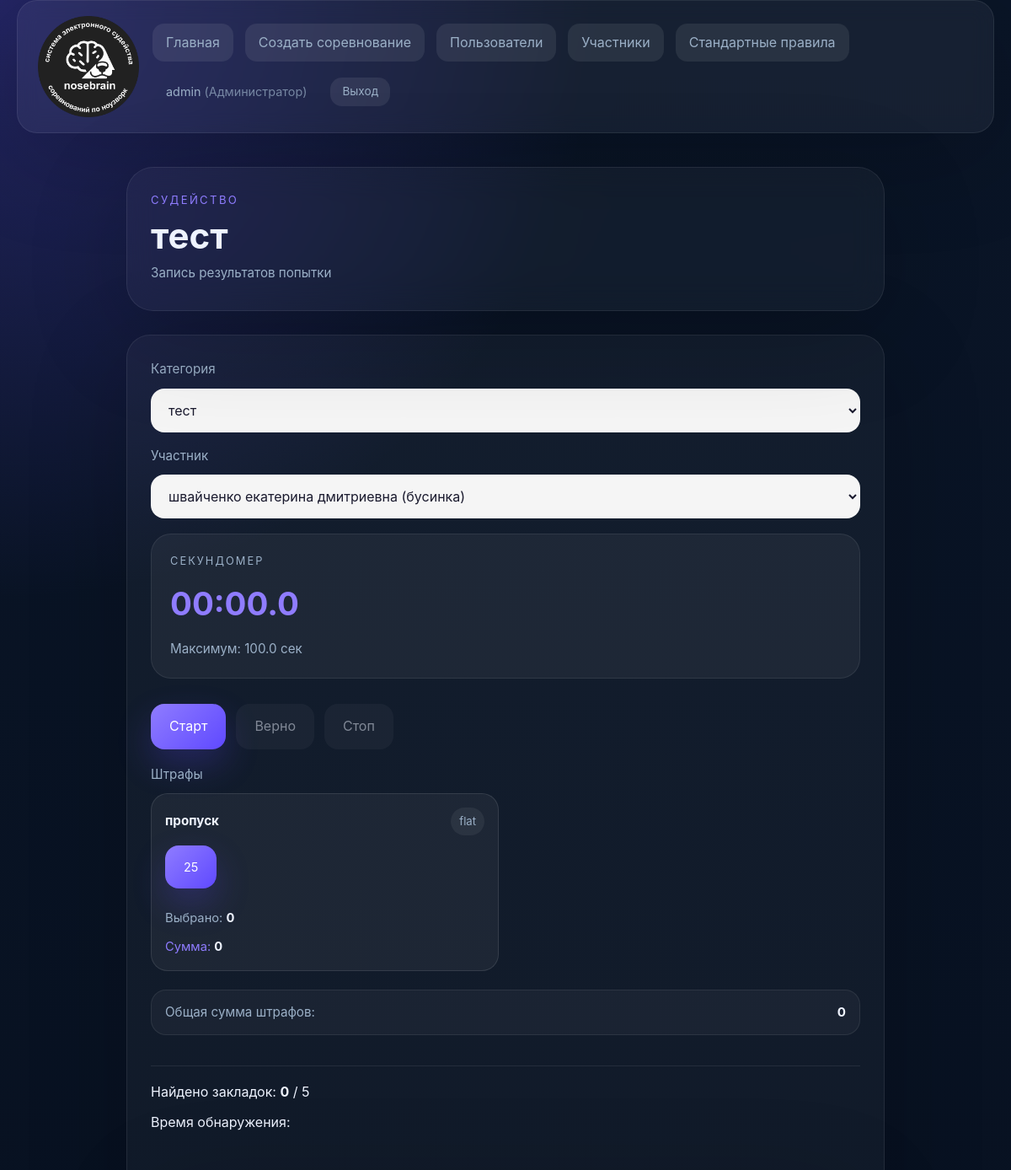
/judge.php?competition_id=13 (signed in, upper part), run on an earlier commit of the app's database.
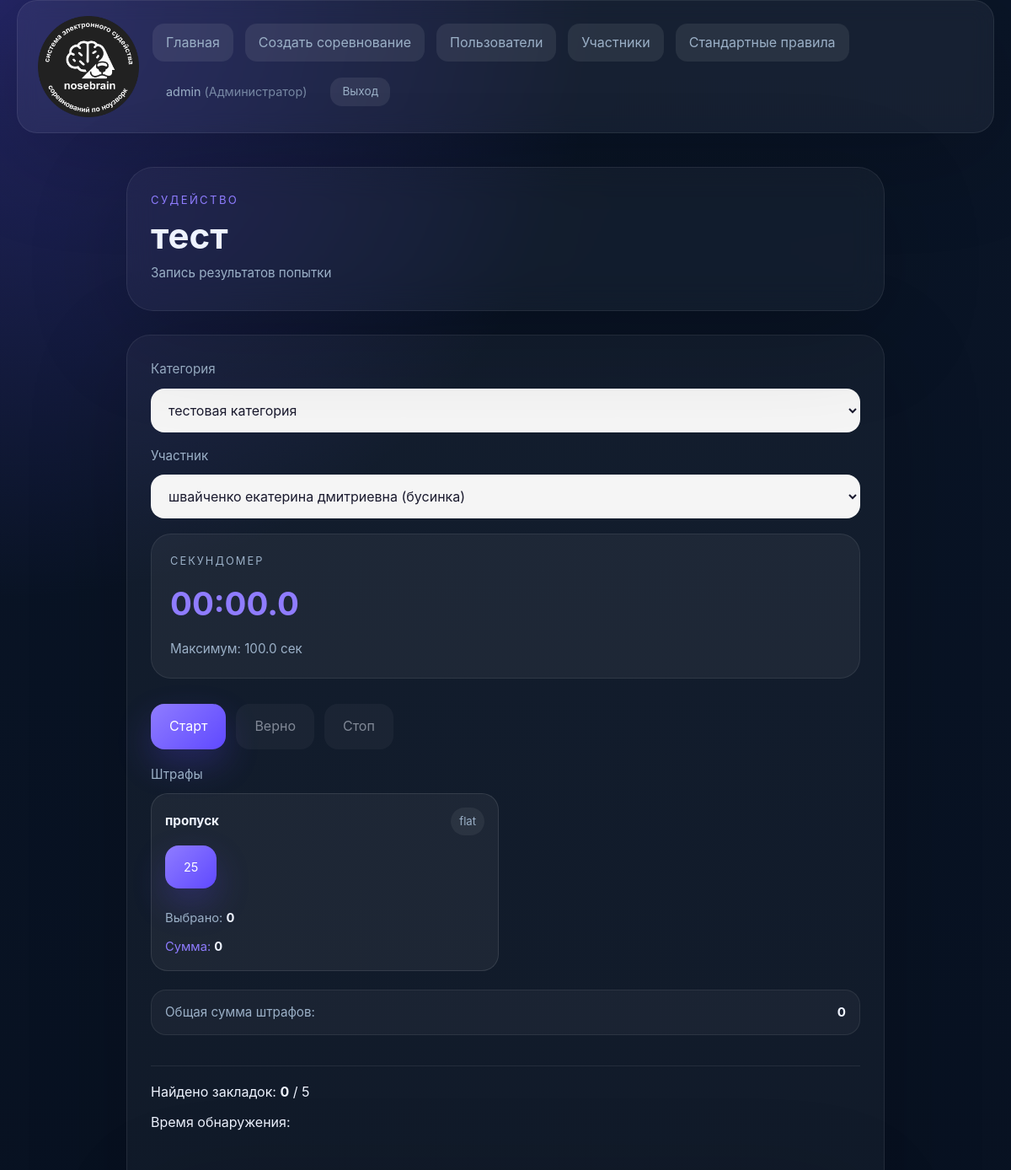
And on a later commit of the database.
### tables this page shows
CREATE TABLE categories (
                id INTEGER PRIMARY KEY AUTOINCREMENT,
                competition_id INTEGER NOT NULL,
                name TEXT NOT NULL,
                time_limit REAL NOT NULL,
                hides_count INTEGER NOT NULL,
                max_score INTEGER NOT NULL, sort_order INTEGER DEFAULT 0,
                FOREIGN KEY (competition_id) REFERENCES competitions(id)
            );

CREATE TABLE penalty_rules (
                id INTEGER PRIMARY KEY AUTOINCREMENT,
                category_id INTEGER NOT NULL,
                name TEXT NOT NULL,
                type TEXT NOT NULL,
                points TEXT NOT NULL,
                sequence_index INTEGER NOT NULL,
                FOREIGN KEY (category_id) REFERENCES categories(id)
            );

### judge.php (the view, shortened to what the changed rows need)
<?php
require_once __DIR__ . '/auth.php';
require_once __DIR__ . '/src/functions.php';
$dbManager = new DatabaseManager();
$service = new CompetitionService($dbManager);
$competitions = $service->getCompetitions();
$selectedCompetitionId = filter_input(INPUT_GET, 'competition_id', FILTER_VALIDATE_INT);
$selectedCompetitionId = $selectedCompetitionId ?: (count($competitions) ? $competitions[0]->getId() : null);
$selectedCompetition = $selectedCompetitionId ? $service->getCompetitionById($selectedCompetitionId) : null;
$categories = $selectedCompetitionId !== null ? $service->getCategoriesByCompetition($selectedCompetitionId) : [];
$selectedCategoryId = filter_input(INPUT_GET, 'category_id', FILTER_VALIDATE_INT);
$selectedCategoryId = $selectedCategoryId ?: (count($categories) ? $categories[0]->getId() : null);
$selectedCategory = $selectedCategoryId ? $service->getCategoryById($selectedCategoryId) : null;
?>
<!DOCTYPE html>
<html lang="ru">
<head>
    <link rel="stylesheet" href="style.css">
</head>
<body>
<?php
$currentPage = 'judge';
require_once __DIR__ . '/header.php';
renderHeader($currentPage);
?>
<main class="page-shell page-shell--single">
    <section class="hero hero--compact">
        <div>
            <h1 class="hero__title"><?= $selectedCompetition ? escape($selectedCompetition->getName()) : 'Соревнование' ?></h1>
        </div>
    </section>
    <section class="content-grid content-grid--single">
        <article class="panel">
            <form id="judge-form" method="post" novalidate>
                <div style="display: grid; gap: 18px;">
                    <div class="judge-selectors" style="display: grid; grid-template-columns: 1fr; gap: 16px;">
                        <div class="form-control" style="margin-bottom: 0;">
                            <label for="category_filter_inner">Категория</label>
                            <select id="category_filter_inner" name="category_id_display" required>
                                <?php foreach ($categories as $category): ?>
                                    <option value="<?= $category->getId() ?>" <?= $category->getId() === $selectedCategoryId ? 'selected' : '' ?>><?= escape($category->getName()) ?></option>
                                <?php endforeach; ?>
                            </select>
                        </div>
                    </div>
                    <div class="form-control" id="penalties-section" <?= !$selectedCategoryId ? 'style="display:none;"' : '' ?>>
                        <div id="penalty-buttons" class="penalty-grid">
                            <?php foreach ($selectedCategory->getPenaltyRules() as $rule): ?>
                                <div class="penalty-card" data-rule-id="<?= $rule->getId() ?>" data-rule-type="<?= escape($rule->getType()) ?>" data-rule-points="<?= implode(',', $rule->getPoints()) ?>">
                                    <div class="penalty-card__header">
                                        <strong><?= escape($rule->getName()) ?></strong>
                                        <span class="penalty-card__type"><?= escape($rule->getType()) ?></span>
                                    </div>
                                    <?php if ($rule->getType() === PenaltyRule::TYPE_FLAT): ?>
                                        <div class="penalty-card__actions" style="display: flex; gap: 8px; flex-wrap: wrap; margin-bottom: 12px;">
                                            <?php foreach ($rule->getPoints() as $value): ?>
                                                <button type="button" class="button penalty-flat-btn" data-rule-id="<?= $rule->getId() ?>" data-penalty-value="<?= (int)$value ?>"><?= (int)$value ?></button>
                                            <?php endforeach; ?>
                                        </div>
                                        <div class="penalty-card__info">
                                            <span class="penalty-card__selected">Выбрано: <strong>0</strong></span>
                                            <span class="penalty-card__amount">Сумма: <strong>0</strong></span>
                                        </div>
                                    <?php endif; ?>
                                </div>
                            <?php endforeach; ?>
                        </div>
                    </div>
                </div>
            </form>
        </article>
    </section>
</main>
</body>
</html>

### header.php (shortened to what the changed rows need)
<?php
function renderHeader(string $currentPage): void
{
    require_once __DIR__ . '/auth.php';
    $links = [
        ['key' => 'home', 'href' => 'index.php', 'label' => 'Главная'],
    ];
    if (canCreateCompetition()) {
        $links[] = ['key' => 'create_competition', 'href' => 'add_competition.php', 'label' => 'Создать соревнование'];
    }
    if (canManageUsers()) {
        $links[] = ['key' => 'manage_users', 'href' => 'users.php', 'label' => 'Пользователи'];
    }
    if (canManageParticipants()) {
        $links[] = ['key' => 'create_participant', 'href' => 'participants.php', 'label' => 'Участники'];
    }
    if (isAdmin()) {
        $links[] = ['key' => 'standard_rules', 'href' => 'standard_rules.php', 'label' => 'Стандартные правила'];
    }
    ?>
    <header class="page-header">
        <nav class="page-header__nav">
            <?php foreach ($links as $link): ?>
                <a class="button button--secondary<?= $currentPage === $link['key'] ? ' button--active' : '' ?>" href="<?= escape($link['href']) ?>"><?= escape($link['label']) ?></a>
            <?php endforeach; ?>
            <?php if (isLoggedIn()): ?>
                <?php renderUserInfo(); ?>
            <?php else: ?>
                <a class="button button--primary" href="login.php">Войти</a>
            <?php endif; ?>
        </nav>
    </header>
    <?php
}

What changed in the data, as far as the page shows it:
changed through a linked row, categories: category_id_display "тест" → "тестовая категория"
